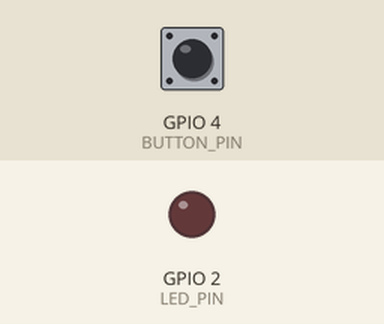
Simulated run of this sketch. Board: ESP32. Shown: output pins drawn as LEDs (lit = HIGH). The test bench sets the inputs (shaded band); at power-on: GPIO 4 (BUTTON_PIN) HIGH.

Above: at 1.2 s.
1.3 s: GPIO 4 (BUTTON_PIN) pulled LOW for 0.15 s
At 1.37 s:
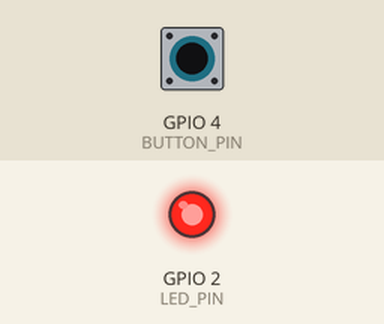
2.9 s: GPIO 4 (BUTTON_PIN) pulled LOW for 3.2 s
At 6.6 s:
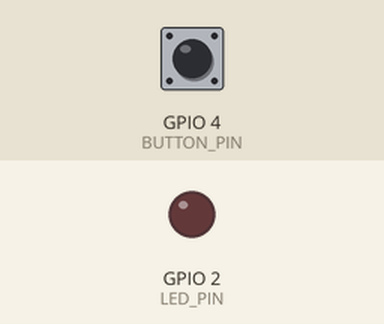
Timing chart, 0 to 8.1 s (numbered marks = the images above; inputs shaded):
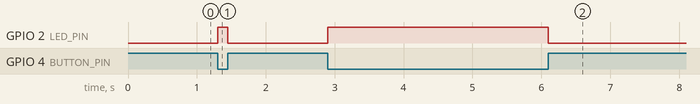

The sketch:

sketch.ino
```cpp
#include "soc/soc.h"
#include "soc/gpio_reg.h"

const int LED_PIN = 2;
const int BUTTON_PIN = 4;

void setup() {
  pinMode(LED_PIN, OUTPUT);
  pinMode(BUTTON_PIN, INPUT_PULLUP);
}

void loop() {
  int buttonState = digitalRead(BUTTON_PIN);

  if (buttonState == LOW) {
    REG_WRITE(GPIO_OUT_W1TS_REG, (1U << LED_PIN));
  } else {
    REG_WRITE(GPIO_OUT_W1TC_REG, (1U << LED_PIN));
  }
}
```

Measured:
- after the input at 1.3 s, GPIO 2 (LED_PIN): LOW → HIGH at once, → LOW 0.15 s later
- after the input at 2.9 s, GPIO 2 (LED_PIN): LOW → HIGH at once, → LOW 3.2 s later
